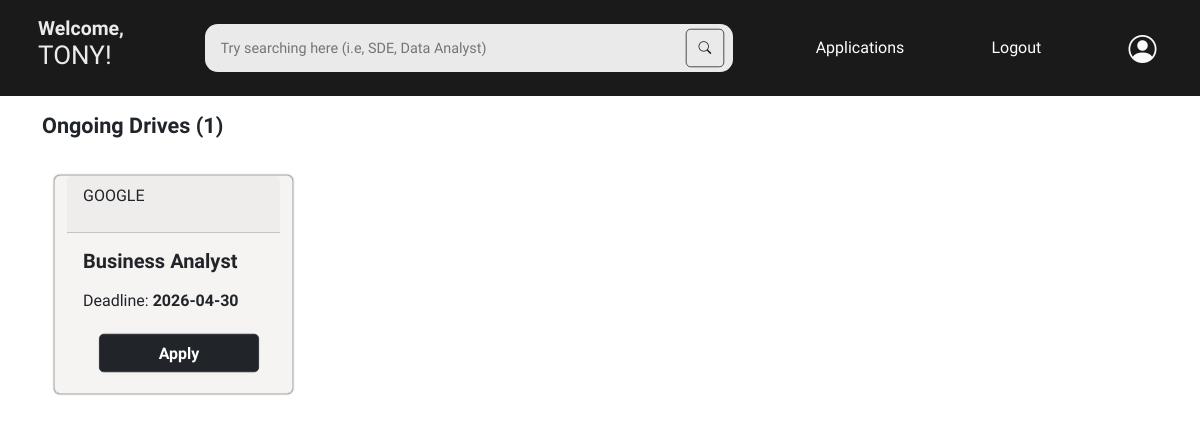
Page /studenthome (signed in) on the committed database.
### models.py (models this page shows)
class students(db.Model):
    id=db.Column(db.Integer,primary_key=True)
    name=db.Column(db.String(50), nullable=False)
    dob=db.Column(db.Date, nullable=False)
    gender=db.Column(db.String(10), nullable=False)
    linkedin=db.Column(db.String(255), nullable=False, unique=True)
    department=db.Column(db.String(100), nullable=False)
    degree=db.Column(db.String(50), nullable=False)
    email=db.Column(db.String(50),nullable=False, unique=True)
    password=db.Column(db.String,nullable=False)
    status=db.Column(db.String(10), nullable=False, default="Approved") # Approved, Blacklisted
    application=db.relationship("applications", backref="students", lazy=True, cascade="all, delete-orphan")

class recruiters(db.Model):
    id=db.Column(db.Integer,primary_key=True)
    company=db.Column(db.String(150), nullable=False, unique=True)
    location=db.Column(db.String(100), nullable=False)
    hrcontact=db.Column(db.String(20), nullable=False, unique=True)
    website=db.Column(db.String(255), nullable=False, unique=True)
    companytype=db.Column(db.String(50), nullable=False)
    ps=db.Column(db.String(50), nullable=False)
    email=db.Column(db.String(50),nullable=False, unique=True)
    password=db.Column(db.String,nullable=False)
    status=db.Column(db.String(10), nullable=False, default="Pending") # Pending, Approved, Blacklisted
    drive=db.relationship("drives", backref="recruiters", lazy=True, cascade="all, delete-orphan")

class drives(db.Model):
    id=db.Column(db.Integer, primary_key=True)
    drivename=db.Column(db.String, nullable=False)
    jobtitle=db.Column(db.String, nullable=False)
    description=db.Column(db.String, nullable=False)
    eligibility=db.Column(db.String, nullable=False)
    deadline=db.Column(db.Date, nullable=False)
    salary=db.Column(db.String, nullable=False)
    status= db.Column(db.String(50), nullable=False, default="Pending") # Pending, Ongoing, Closed, Rejected
    company_id=db.Column(db.Integer, db.ForeignKey("recruiters.id"), nullable=False)
    application=db.relationship("applications", backref="drives", lazy=True, cascade="all, delete-orphan")

### app.py (the view)
@app.route("/studenthome")
def studenthome():
    if "student_id" in session:
        student=students.query.filter_by(id=session.get("student_id")).first()
        company=recruiters.query.all()
        application= applications.query.filter(applications.student_id==session.get("student_id"), applications.status.in_(['Applied','Shortlisted','Accepted','Rejected'])).all()
        drive=[f.drive_id for f in application]
        ongoing_drive=drives.query.filter(drives.status=="Ongoing", ~drives.id.in_(drive)).all()
        return render_template("studenthome.html", student=student, ongoing_drive=ongoing_drive, company=company)
    else:
        flash("Access denied","danger")
        return redirect(url_for("hero"))

### templates/studenthome.html (shortened to what this page needs)
<!DOCTYPE html>
<html lang="en">
<head>
    <link rel="stylesheet" href="/static/home.css">
    <link href="https://cdn.jsdelivr.net/npm/bootstrap@5.0.2/dist/css/bootstrap.min.css" rel="stylesheet"
>
    <link href="https://cdn.jsdelivr.net/npm/bootstrap@5.3.8/dist/css/bootstrap.min.css" rel="stylesheet"
>
    <link rel="stylesheet"
        href="https://cdnjs.cloudflare.com/ajax/libs/bootstrap-icons/1.13.1/font/bootstrap-icons.min.css">
</head>
<body>
    <div class="parent">
        <div class="nav">
            <div class="head">
                <a href="/studenthome" style="text-decoration: none;">
                    <p class="title">Welcome,</p>
                    <p class="subtitle">{{student.name.split(" ")[0] | upper}}!</p>
                </a>
            </div>
            <form method="post" action="/student/search">
            <div class="bar_search">
                <input name="query" type="search" class="Search" placeholder="Try searching here (i.e, SDE, Data Analyst)" required>
                <button class="btn btn-outline-dark" type="submit"><i class="bi bi-search"></i></button>
            </div>
            </form>
            <a href="/application_history" class="links">Applications</a>
            <a href="/logout" class="links">Logout</a>
            <a href="/student_profile/{{student.id}}" class="pfp"><i class="bi bi-person-circle" style="font-size: 3.5vh; color: #fafafa;"></i></a>
        </div>
        <div class="main_content">
            {% block content %}
            {% if ongoing_drive %}
            <div class="container">
                <div class="row">
                    <div>
                        <p style="font-family: Lexend; font-weight: 600;font-size: 2.7vh; margin-top: 1.3vh;">Ongoing
                            Drives ({{ ongoing_drive | length }})</p>
                    </div>
                    {% for d in ongoing_drive %}
                    {% for c in company %}
                    {% if c.id==d.company_id %}
                    <div class="card mb-3 mt-3"
                        style="width: 21%; margin-left: 3vh; margin-right: 3vh; background-color: rgb(246, 243, 243);box-shadow: 0vh 0vh 0.2vh 0vh #181818">
                        <div class="card-header">
                            <p style="font-family: Lexend;">{{c.company | upper }}</p>
                        </div>
                        <div class="card-body">
                            <h5 class="card-title">
                                <p style="font-family: Lexend; font-weight: 600;">{{d.jobtitle}}</p>
                            </h5>
                            <p class="card-text" style="font-family: Lexend;">Deadline: <span
                                    style="font-family: Lexend; font-weight: 550;">{{d.deadline}}</span></p>
                            <div class="text-center viewbutton" style="align-self: center;">
                                <a href="/drive_apply/{{d.id}}"><button type="submit" class="btn btn-dark"
                                        style="width: 25vh;height: 6vh;font-family: Lexend;font-weight: 600;font-size: 2.5vh;margin-left:-2%;">Apply</button></a>
                            </div>
                        </div>
                    </div>
                    {% endif %}
                    {% endfor %}
                    {% endfor %}
            </div>
        {% endif %}
        {% endblock %}
        </div>
    </div>
</body>
</html>

### static/home.css (style rules this page uses)
body { background-color: #fafafa; height: 100%; width: 100%; color: #181818; overflow: hidden; padding: 0; margin: 0; font-family: "Lexend"; }
.parent { height: 100%; width: 100%; }
.nav { display: flex; justify-content: space-around; background-color: #1A1A1A; height: 12vh; align-items: center; }
.Search { width: 66vh; height: 6vh; border: none; border-radius: 1.6vh; background-color: #EAEAEA; color: #181818; font-family: "Lexend"; font-weight: 300; padding: 0vh 7vh 0vh 2vh; font-size: 1.8vh; }
.bar_search { display: flex; }
.btn { height: 6vh; width: 6vh; border-radius: 1.6vh; display: flex; align-items: center; justify-content: center; border: none; margin-left: -6.5vh; background-color: #EAEAEA; scale: 0.8; }
.title { font-family: "Lexend"; font-weight: 550; color: rgb(235, 235, 235); font-size: 2.1vh; margin-top: 1.4vh; }
.subtitle { font-family: "Lexend"; font-weight: 500; color: rgb(235, 235, 235); font-size: 2.8vh; margin-top: -2.8vh; }
.head { scale: 1.16; transition: all 0.1s ease-in-out; }
.links { color: #ffffff; text-decoration: none; font-family: "Lexend"; font-size: 2vh; font-weight: 400; transition: all 0.1s ease-in-out; }
.main_content { height: 88vh; overflow: auto; }
.pfp { color:#ffffff ; transition: all 0.1s ease-in-out; }

### rows in the picture
students: name "TONY"
drives: jobtitle "Business Analyst", deadline "2026-04-30"
recruiters: company "GOOGLE"

### other values in the picture
{{ ongoing_drive | length }} "1"
